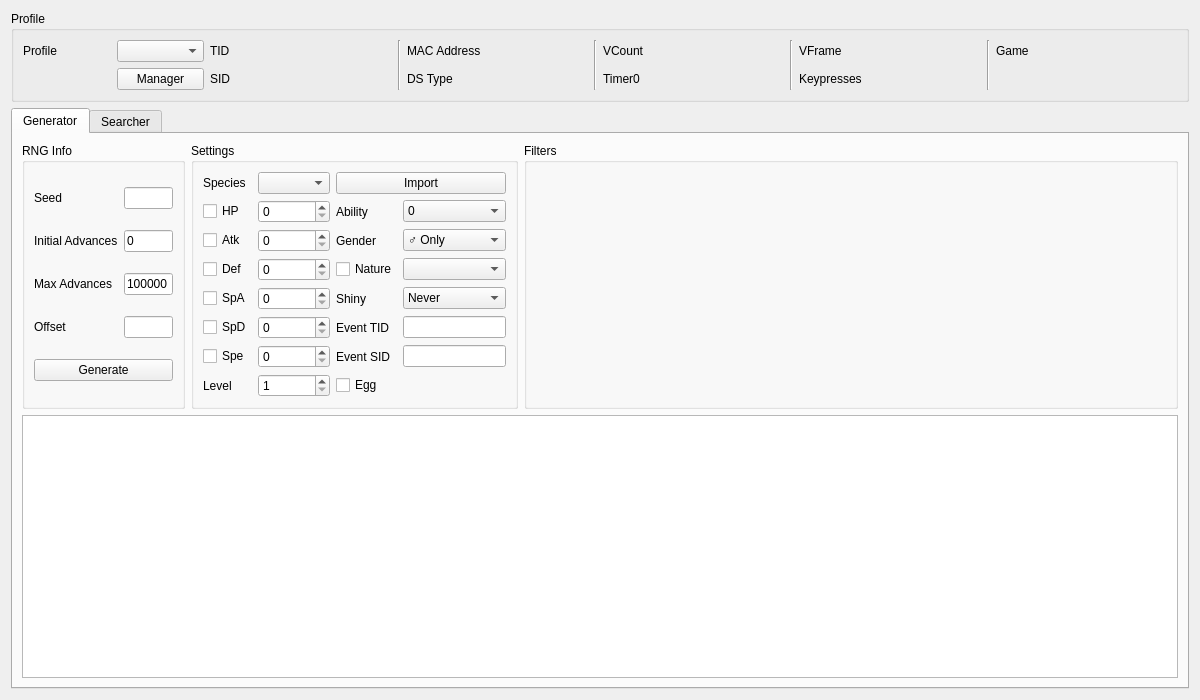
<?xml version="1.0" encoding="UTF-8"?>
<ui version="4.0">
 <class>Event5</class>
 <widget class="QWidget" name="Event5">
  <property name="geometry">
   <rect>
    <x>0</x>
    <y>0</y>
    <width>1200</width>
    <height>700</height>
   </rect>
  </property>
  <property name="windowTitle">
   <string>Gen 5 Event</string>
  </property>
  <layout class="QGridLayout" name="gridLayout_7">
   <item row="0" column="0">
    <widget class="QGroupBox" name="groupBoxProfile">
     <property name="title">
      <string>Profile</string>
     </property>
     <layout class="QGridLayout" name="gridLayout_5">
      <item row="0" column="0">
       <widget class="QLabel" name="labelProfile">
        <property name="text">
         <string>Profile</string>
        </property>
       </widget>
      </item>
      <item row="0" column="1">
       <widget class="QComboBox" name="comboBoxProfiles"/>
      </item>
      <item row="1" column="1">
       <widget class="QPushButton" name="pushButtonProfileManager">
        <property name="text">
         <string>Manager</string>
        </property>
       </widget>
      </item>
      <item row="0" column="2">
       <widget class="QLabel" name="labelProfileTID">
        <property name="text">
         <string>TID</string>
        </property>
       </widget>
      </item>
      <item row="0" column="3">
       <widget class="QLabel" name="labelProfileTIDValue"/>
      </item>
      <item row="1" column="2">
       <widget class="QLabel" name="labelProfileSID">
        <property name="text">
         <string>SID</string>
        </property>
       </widget>
      </item>
      <item row="1" column="3">
       <widget class="QLabel" name="labelProfileSIDValue"/>
      </item>
      <item row="0" column="4" rowspan="2">
       <widget class="Line" name="line_4">
        <property name="orientation">
         <enum>Qt::Orientation::Vertical</enum>
        </property>
       </widget>
      </item>
      <item row="0" column="5">
       <widget class="QLabel" name="labelProfileMACAddress">
        <property name="text">
         <string>MAC Address</string>
        </property>
       </widget>
      </item>
      <item row="0" column="6">
       <widget class="QLabel" name="labelProfileMACAddressValue"/>
      </item>
      <item row="1" column="5">
       <widget class="QLabel" name="labelProfileDSType">
        <property name="text">
         <string>DS Type</string>
        </property>
       </widget>
      </item>
      <item row="1" column="6">
       <widget class="QLabel" name="labelProfileDSTypeValue"/>
      </item>
      <item row="0" column="7" rowspan="2">
       <widget class="Line" name="line_3">
        <property name="orientation">
         <enum>Qt::Orientation::Vertical</enum>
        </property>
       </widget>
      </item>
      <item row="0" column="8">
       <widget class="QLabel" name="labelProfileVCount">
        <property name="text">
         <string>VCount</string>
        </property>
       </widget>
      </item>
      <item row="0" column="9">
       <widget class="QLabel" name="labelProfileVCountValue"/>
      </item>
      <item row="1" column="8">
       <widget class="QLabel" name="labelProfileTimer0">
        <property name="text">
         <string>Timer0</string>
        </property>
       </widget>
      </item>
      <item row="1" column="9">
       <widget class="QLabel" name="labelProfileTimer0Value"/>
      </item>
      <item row="0" column="10" rowspan="2">
       <widget class="Line" name="line_2">
        <property name="orientation">
         <enum>Qt::Orientation::Vertical</enum>
        </property>
       </widget>
      </item>
      <item row="0" column="13" rowspan="2">
       <widget class="Line" name="line">
        <property name="orientation">
         <enum>Qt::Orientation::Vertical</enum>
        </property>
       </widget>
      </item>
      <item row="0" column="11">
       <widget class="QLabel" name="labelProfileVFrame">
        <property name="text">
         <string>VFrame</string>
        </property>
       </widget>
      </item>
      <item row="0" column="12">
       <widget class="QLabel" name="labelProfileVFrameValue"/>
      </item>
      <item row="1" column="11">
       <widget class="QLabel" name="labelProfileKeypresses">
        <property name="text">
         <string>Keypresses</string>
        </property>
       </widget>
      </item>
      <item row="0" column="14">
       <widget class="QLabel" name="labelProfileGame">
        <property name="text">
         <string>Game</string>
        </property>
       </widget>
      </item>
      <item row="1" column="12">
       <widget class="QLabel" name="labelProfileKeypressesValue"/>
      </item>
      <item row="0" column="15">
       <widget class="QLabel" name="labelProfileGameValue"/>
      </item>
     </layout>
    </widget>
   </item>
   <item row="1" column="0">
    <widget class="TabWidget" name="tabRNGSelector">
     <widget class="QWidget" name="tabGenerator">
      <attribute name="title">
       <string>Generator</string>
      </attribute>
      <layout class="QGridLayout" name="gridLayout_12">
       <item row="0" column="0">
        <widget class="QGroupBox" name="groupBoxGeneratorRNGInfo">
         <property name="sizePolicy">
          <sizepolicy hsizetype="Preferred" vsizetype="Preferred">
           <horstretch>1</horstretch>
           <verstretch>0</verstretch>
          </sizepolicy>
         </property>
         <property name="title">
          <string>RNG Info</string>
         </property>
         <layout class="QGridLayout" name="gridLayout_6">
          <item row="0" column="0">
           <widget class="QLabel" name="labelGeneratorSeed">
            <property name="text">
             <string>Seed</string>
            </property>
           </widget>
          </item>
          <item row="0" column="1">
           <widget class="TextBox" name="textBoxGeneratorSeed"/>
          </item>
          <item row="1" column="0">
           <widget class="QLabel" name="labelGeneratorInitialAdvances">
            <property name="text">
             <string>Initial Advances</string>
            </property>
           </widget>
          </item>
          <item row="1" column="1">
           <widget class="TextBox" name="textBoxGeneratorInitialAdvances">
            <property name="text">
             <string notr="true">0</string>
            </property>
           </widget>
          </item>
          <item row="2" column="0">
           <widget class="QLabel" name="labelGeneratorMaxAdvances">
            <property name="text">
             <string>Max Advances</string>
            </property>
           </widget>
          </item>
          <item row="2" column="1">
           <widget class="TextBox" name="textBoxGeneratorMaxAdvances">
            <property name="text">
             <string notr="true">100000</string>
            </property>
           </widget>
          </item>
          <item row="3" column="0">
           <widget class="QLabel" name="labelGeneratorOffset">
            <property name="text">
             <string>Offset</string>
            </property>
           </widget>
          </item>
          <item row="3" column="1">
           <widget class="TextBox" name="textBoxGeneratorOffset"/>
          </item>
          <item row="4" column="0" colspan="2">
           <widget class="QPushButton" name="pushButtonGenerate">
            <property name="text">
             <string>Generate</string>
            </property>
           </widget>
          </item>
         </layout>
        </widget>
       </item>
       <item row="0" column="1">
        <widget class="QGroupBox" name="groupBoxGeneratorSettings">
         <property name="sizePolicy">
          <sizepolicy hsizetype="Preferred" vsizetype="Preferred">
           <horstretch>2</horstretch>
           <verstretch>0</verstretch>
          </sizepolicy>
         </property>
         <property name="title">
          <string>Settings</string>
         </property>
         <layout class="QGridLayout" name="gridLayout_8">
          <item row="0" column="0">
           <widget class="QLabel" name="labelGeneratorSpecies">
            <property name="text">
             <string>Species</string>
            </property>
           </widget>
          </item>
          <item row="0" column="1">
           <widget class="ComboBox" name="comboBoxGeneratorSpecies"/>
          </item>
          <item row="0" column="2" colspan="2">
           <widget class="QPushButton" name="pushButtonGeneratorImport">
            <property name="text">
             <string>Import</string>
            </property>
           </widget>
          </item>
          <item row="1" column="0">
           <widget class="QCheckBox" name="checkBoxGeneratorHP">
            <property name="text">
             <string>HP</string>
            </property>
           </widget>
          </item>
          <item row="1" column="1">
           <widget class="QSpinBox" name="spinBoxGeneratorHP">
            <property name="maximum">
             <number>31</number>
            </property>
           </widget>
          </item>
          <item row="2" column="0">
           <widget class="QCheckBox" name="checkBoxGeneratorAtk">
            <property name="text">
             <string>Atk</string>
            </property>
           </widget>
          </item>
          <item row="2" column="1">
           <widget class="QSpinBox" name="spinBoxGeneratorAtk">
            <property name="maximum">
             <number>31</number>
            </property>
           </widget>
          </item>
          <item row="3" column="0">
           <widget class="QCheckBox" name="checkBoxGeneratorDef">
            <property name="text">
             <string>Def</string>
            </property>
           </widget>
          </item>
          <item row="3" column="1">
           <widget class="QSpinBox" name="spinBoxGeneratorDef">
            <property name="maximum">
             <number>31</number>
            </property>
           </widget>
          </item>
          <item row="4" column="0">
           <widget class="QCheckBox" name="checkBoxGeneratorSpA">
            <property name="text">
             <string>SpA</string>
            </property>
           </widget>
          </item>
          <item row="4" column="1">
           <widget class="QSpinBox" name="spinBoxGeneratorSpA">
            <property name="maximum">
             <number>31</number>
            </property>
           </widget>
          </item>
          <item row="5" column="0">
           <widget class="QCheckBox" name="checkBoxGeneratorSpD">
            <property name="text">
             <string>SpD</string>
            </property>
           </widget>
          </item>
          <item row="5" column="1">
           <widget class="QSpinBox" name="spinBoxGeneratorSpD">
            <property name="maximum">
             <number>31</number>
            </property>
           </widget>
          </item>
          <item row="6" column="0">
           <widget class="QCheckBox" name="checkBoxGeneratorSpe">
            <property name="text">
             <string>Spe</string>
            </property>
           </widget>
          </item>
          <item row="6" column="1">
           <widget class="QSpinBox" name="spinBoxGeneratorSpe">
            <property name="maximum">
             <number>31</number>
            </property>
           </widget>
          </item>
          <item row="7" column="0">
           <widget class="QLabel" name="labelGeneratorLevel">
            <property name="text">
             <string>Level</string>
            </property>
           </widget>
          </item>
          <item row="7" column="1">
           <widget class="QSpinBox" name="spinBoxGeneratorLevel">
            <property name="minimum">
             <number>1</number>
            </property>
            <property name="maximum">
             <number>100</number>
            </property>
           </widget>
          </item>
          <item row="1" column="2">
           <widget class="QLabel" name="labelGeneratorAbility">
            <property name="text">
             <string>Ability</string>
            </property>
           </widget>
          </item>
          <item row="1" column="3">
           <widget class="QComboBox" name="comboBoxGeneratorAbility">
            <item>
             <property name="text">
              <string notr="true">0</string>
             </property>
            </item>
            <item>
             <property name="text">
              <string notr="true">1</string>
             </property>
            </item>
            <item>
             <property name="text">
              <string notr="true">H</string>
             </property>
            </item>
            <item>
             <property name="text">
              <string notr="true">0/1</string>
             </property>
            </item>
           </widget>
          </item>
          <item row="2" column="2">
           <widget class="QLabel" name="labelGeneratorGender">
            <property name="text">
             <string>Gender</string>
            </property>
           </widget>
          </item>
          <item row="2" column="3">
           <widget class="QComboBox" name="comboBoxGeneratorGender">
            <item>
             <property name="text">
              <string>♂ Only</string>
             </property>
            </item>
            <item>
             <property name="text">
              <string>♀ Only</string>
             </property>
            </item>
            <item>
             <property name="text">
              <string>Random</string>
             </property>
            </item>
           </widget>
          </item>
          <item row="3" column="2">
           <widget class="QCheckBox" name="checkBoxGeneratorNature">
            <property name="text">
             <string>Nature</string>
            </property>
           </widget>
          </item>
          <item row="3" column="3">
           <widget class="ComboBoxProxy" name="comboBoxGeneratorNature"/>
          </item>
          <item row="4" column="2">
           <widget class="QLabel" name="labelGeneratorShiny">
            <property name="text">
             <string>Shiny</string>
            </property>
           </widget>
          </item>
          <item row="4" column="3">
           <widget class="ComboBox" name="comboBoxGeneratorShiny">
            <item>
             <property name="text">
              <string>Never</string>
             </property>
            </item>
            <item>
             <property name="text">
              <string>Random</string>
             </property>
            </item>
            <item>
             <property name="text">
              <string>Always</string>
             </property>
            </item>
           </widget>
          </item>
          <item row="5" column="2">
           <widget class="QLabel" name="labelGeneratorEventTID">
            <property name="text">
             <string>Event TID</string>
            </property>
           </widget>
          </item>
          <item row="5" column="3">
           <widget class="TextBox" name="textBoxGeneratorEventTID"/>
          </item>
          <item row="6" column="2">
           <widget class="QLabel" name="labelGeneratorEventSID">
            <property name="text">
             <string>Event SID</string>
            </property>
           </widget>
          </item>
          <item row="6" column="3">
           <widget class="TextBox" name="textBoxGeneratorEventSID"/>
          </item>
          <item row="7" column="2" colspan="2">
           <widget class="QCheckBox" name="checkBoxGeneratorEgg">
            <property name="text">
             <string>Egg</string>
            </property>
           </widget>
          </item>
         </layout>
        </widget>
       </item>
       <item row="0" column="2">
        <widget class="QGroupBox" name="groupBoxGeneratorFilters">
         <property name="sizePolicy">
          <sizepolicy hsizetype="Preferred" vsizetype="Preferred">
           <horstretch>4</horstretch>
           <verstretch>0</verstretch>
          </sizepolicy>
         </property>
         <property name="title">
          <string>Filters</string>
         </property>
         <layout class="QGridLayout" name="gridLayout">
          <item row="0" column="0" rowspan="2">
           <widget class="Filter" name="filterGenerator" native="true"/>
          </item>
         </layout>
        </widget>
       </item>
       <item row="1" column="0" colspan="3">
        <widget class="TableView" name="tableViewGenerator"/>
       </item>
      </layout>
     </widget>
     <widget class="QWidget" name="tabSearcher">
      <attribute name="title">
       <string>Searcher</string>
      </attribute>
      <layout class="QGridLayout" name="gridLayout_3">
       <item row="0" column="0">
        <widget class="QGroupBox" name="groupBoxSearcherRNGInfo">
         <property name="sizePolicy">
          <sizepolicy hsizetype="Preferred" vsizetype="Preferred">
           <horstretch>1</horstretch>
           <verstretch>0</verstretch>
          </sizepolicy>
         </property>
         <property name="title">
          <string>RNG Info</string>
         </property>
         <layout class="QGridLayout" name="gridLayout_2">
          <item row="0" column="0">
           <widget class="QLabel" name="labelSearcherInitialAdvances">
            <property name="text">
             <string>Initial Advances</string>
            </property>
           </widget>
          </item>
          <item row="0" column="1">
           <widget class="TextBox" name="textBoxSearcherInitialAdvances">
            <property name="text">
             <string notr="true">0</string>
            </property>
           </widget>
          </item>
          <item row="1" column="0">
           <widget class="QLabel" name="labelSearcherMaxAdvances">
            <property name="text">
             <string>Max Advances</string>
            </property>
           </widget>
          </item>
          <item row="1" column="1">
           <widget class="TextBox" name="textBoxSearcherMaxAdvances">
            <property name="text">
             <string notr="true">100</string>
            </property>
           </widget>
          </item>
          <item row="2" column="0">
           <widget class="QLabel" name="labelSearcherStartDate">
            <property name="text">
             <string>Start Date</string>
            </property>
           </widget>
          </item>
          <item row="2" column="1">
           <widget class="DateEdit" name="dateEditSearcherStartDate"/>
          </item>
          <item row="3" column="0">
           <widget class="QLabel" name="labelSearcherEndDate">
            <property name="text">
             <string>End Date</string>
            </property>
           </widget>
          </item>
          <item row="3" column="1">
           <widget class="DateEdit" name="dateEditSearcherEndDate"/>
          </item>
          <item row="4" column="0" colspan="2">
           <layout class="QHBoxLayout" name="horizontalLayout">
            <item>
             <widget class="QPushButton" name="pushButtonSearch">
              <property name="text">
               <string>Search</string>
              </property>
             </widget>
            </item>
            <item>
             <widget class="QPushButton" name="pushButtonCancel">
              <property name="enabled">
               <bool>false</bool>
              </property>
              <property name="text">
               <string>Cancel</string>
              </property>
             </widget>
            </item>
           </layout>
          </item>
         </layout>
        </widget>
       </item>
       <item row="0" column="1">
        <widget class="QGroupBox" name="groupBoxSearcherSettings">
         <property name="sizePolicy">
          <sizepolicy hsizetype="Preferred" vsizetype="Preferred">
           <horstretch>2</horstretch>
           <verstretch>0</verstretch>
          </sizepolicy>
         </property>
         <property name="title">
          <string>Settings</string>
         </property>
         <layout class="QGridLayout" name="gridLayout_9">
          <item row="0" column="0">
           <widget class="QLabel" name="labelSearcherSpecies">
            <property name="text">
             <string>Species</string>
            </property>
           </widget>
          </item>
          <item row="0" column="1">
           <widget class="ComboBox" name="comboBoxSearcherSpecies"/>
          </item>
          <item row="0" column="2" colspan="2">
           <widget class="QPushButton" name="pushButtonSearcherImport">
            <property name="text">
             <string>Import</string>
            </property>
           </widget>
          </item>
          <item row="1" column="0">
           <widget class="QCheckBox" name="checkBoxSearcherHP">
            <property name="text">
             <string>HP</string>
            </property>
           </widget>
          </item>
          <item row="1" column="1">
           <widget class="QSpinBox" name="spinBoxSearcherHP">
            <property name="maximum">
             <number>31</number>
            </property>
           </widget>
          </item>
          <item row="2" column="0">
           <widget class="QCheckBox" name="checkBoxSearcherAtk">
            <property name="text">
             <string>Atk</string>
            </property>
           </widget>
          </item>
          <item row="2" column="1">
           <widget class="QSpinBox" name="spinBoxSearcherAtk">
            <property name="maximum">
             <number>31</number>
            </property>
           </widget>
          </item>
          <item row="3" column="0">
           <widget class="QCheckBox" name="checkBoxSearcherDef">
            <property name="text">
             <string>Def</string>
            </property>
           </widget>
          </item>
          <item row="3" column="1">
           <widget class="QSpinBox" name="spinBoxSearcherDef">
            <property name="maximum">
             <number>31</number>
            </property>
           </widget>
          </item>
          <item row="4" column="0">
           <widget class="QCheckBox" name="checkBoxSearcherSpA">
            <property name="text">
             <string>SpA</string>
            </property>
           </widget>
          </item>
          <item row="4" column="1">
           <widget class="QSpinBox" name="spinBoxSearcherSpA">
            <property name="maximum">
             <number>31</number>
            </property>
           </widget>
          </item>
          <item row="5" column="0">
           <widget class="QCheckBox" name="checkBoxSearcherSpD">
            <property name="text">
             <string>SpD</string>
            </property>
           </widget>
          </item>
          <item row="5" column="1">
           <widget class="QSpinBox" name="spinBoxSearcherSpD">
            <property name="maximum">
             <number>31</number>
            </property>
           </widget>
          </item>
          <item row="6" column="0">
           <widget class="QCheckBox" name="checkBoxSearcherSpe">
            <property name="text">
             <string>Spe</string>
            </property>
           </widget>
          </item>
          <item row="6" column="1">
           <widget class="QSpinBox" name="spinBoxSearcherSpe">
            <property name="maximum">
             <number>31</number>
            </property>
           </widget>
          </item>
          <item row="7" column="0">
           <widget class="QLabel" name="labelSearcherLevel">
            <property name="text">
             <string>Level</string>
            </property>
           </widget>
          </item>
          <item row="7" column="1">
           <widget class="QSpinBox" name="spinBoxSearcherLevel">
            <property name="minimum">
             <number>1</number>
            </property>
            <property name="maximum">
             <number>100</number>
            </property>
           </widget>
          </item>
          <item row="1" column="2">
           <widget class="QLabel" name="labelSearcherAbility">
            <property name="text">
             <string>Ability</string>
            </property>
           </widget>
          </item>
          <item row="1" column="3">
           <widget class="QComboBox" name="comboBoxSearcherAbility">
            <item>
             <property name="text">
              <string notr="true">0</string>
             </property>
            </item>
            <item>
             <property name="text">
              <string notr="true">1</string>
             </property>
            </item>
            <item>
             <property name="text">
              <string notr="true">H</string>
             </property>
            </item>
            <item>
             <property name="text">
              <string notr="true">0/1</string>
             </property>
            </item>
           </widget>
          </item>
          <item row="2" column="2">
           <widget class="QLabel" name="labelSearcherGender">
            <property name="text">
             <string>Gender</string>
            </property>
           </widget>
          </item>
          <item row="2" column="3">
           <widget class="QComboBox" name="comboBoxSearcherGender">
            <item>
             <property name="text">
              <string>♂ Only</string>
             </property>
            </item>
            <item>
             <property name="text">
              <string>♀ Only</string>
             </property>
            </item>
            <item>
             <property name="text">
              <string>Random</string>
             </property>
            </item>
           </widget>
          </item>
          <item row="3" column="2">
           <widget class="QCheckBox" name="checkBoxSearcherNature">
            <property name="text">
             <string>Nature</string>
            </property>
           </widget>
          </item>
          <item row="3" column="3">
           <widget class="ComboBoxProxy" name="comboBoxSearcherNature"/>
          </item>
          <item row="4" column="2">
           <widget class="QLabel" name="labelSearcherShiny">
            <property name="text">
             <string>Shiny</string>
            </property>
           </widget>
          </item>
          <item row="4" column="3">
           <widget class="ComboBox" name="comboBoxSearcherShiny">
            <item>
             <property name="text">
              <string>Never</string>
             </property>
            </item>
            <item>
             <property name="text">
              <string>Random</string>
             </property>
            </item>
            <item>
             <property name="text">
              <string>Always</string>
             </property>
            </item>
           </widget>
          </item>
          <item row="5" column="2">
           <widget class="QLabel" name="labelSearcherEventTID">
            <property name="text">
             <string>Event TID</string>
            </property>
           </widget>
          </item>
          <item row="5" column="3">
           <widget class="TextBox" name="textBoxSearcherEventTID"/>
          </item>
          <item row="6" column="2">
           <widget class="QLabel" name="labelSearcherEventSID">
            <property name="text">
             <string>Event SID</string>
            </property>
           </widget>
          </item>
          <item row="6" column="3">
           <widget class="TextBox" name="textBoxSearcherEventSID"/>
          </item>
          <item row="7" column="2" colspan="2">
           <widget class="QCheckBox" name="checkBoxSearcherEgg">
            <property name="text">
             <string>Egg</string>
            </property>
           </widget>
          </item>
         </layout>
        </widget>
       </item>
       <item row="0" column="2">
        <widget class="QGroupBox" name="groupBoxSearcherFilters">
         <property name="sizePolicy">
          <sizepolicy hsizetype="Preferred" vsizetype="Preferred">
           <horstretch>4</horstretch>
           <verstretch>0</verstretch>
          </sizepolicy>
         </property>
         <property name="title">
          <string>Filters</string>
         </property>
         <layout class="QGridLayout" name="gridLayout_4">
          <item row="0" column="0" rowspan="2">
           <widget class="Filter" name="filterSearcher" native="true"/>
          </item>
         </layout>
        </widget>
       </item>
       <item row="1" column="0" colspan="3">
        <widget class="QProgressBar" name="progressBar"/>
       </item>
       <item row="2" column="0" colspan="3">
        <widget class="TableView" name="tableViewSearcher">
         <property name="sortingEnabled">
          <bool>true</bool>
         </property>
        </widget>
       </item>
      </layout>
     </widget>
    </widget>
   </item>
  </layout>
 </widget>
 <customwidgets>
  <customwidget>
   <class>TextBox</class>
   <extends>QLineEdit</extends>
   <header>Form/Controls/TextBox.hpp</header>
  </customwidget>
  <customwidget>
   <class>ComboBox</class>
   <extends>QComboBox</extends>
   <header>Form/Controls/ComboBox.hpp</header>
  </customwidget>
  <customwidget>
   <class>TableView</class>
   <extends>QTableView</extends>
   <header>Form/Controls/TableView.hpp</header>
  </customwidget>
  <customwidget>
   <class>Filter</class>
   <extends>QWidget</extends>
   <header>Form/Controls/Filter.hpp</header>
   <container>1</container>
  </customwidget>
  <customwidget>
   <class>TabWidget</class>
   <extends>QTabWidget</extends>
   <header>Form/Controls/TabWidget.hpp</header>
   <container>1</container>
  </customwidget>
  <customwidget>
   <class>DateEdit</class>
   <extends>QDateEdit</extends>
   <header>Form/Controls/DateEdit.hpp</header>
  </customwidget>
  <customwidget>
   <class>ComboBoxProxy</class>
   <extends>QComboBox</extends>
   <header>Form/Controls/ComboBoxProxy.hpp</header>
  </customwidget>
 </customwidgets>
 <tabstops>
  <tabstop>comboBoxProfiles</tabstop>
  <tabstop>pushButtonProfileManager</tabstop>
  <tabstop>tabRNGSelector</tabstop>
  <tabstop>textBoxGeneratorSeed</tabstop>
  <tabstop>textBoxGeneratorInitialAdvances</tabstop>
  <tabstop>textBoxGeneratorMaxAdvances</tabstop>
  <tabstop>textBoxGeneratorOffset</tabstop>
  <tabstop>pushButtonGenerate</tabstop>
  <tabstop>comboBoxGeneratorSpecies</tabstop>
  <tabstop>pushButtonGeneratorImport</tabstop>
  <tabstop>checkBoxGeneratorHP</tabstop>
  <tabstop>spinBoxGeneratorHP</tabstop>
  <tabstop>checkBoxGeneratorAtk</tabstop>
  <tabstop>spinBoxGeneratorAtk</tabstop>
  <tabstop>checkBoxGeneratorDef</tabstop>
  <tabstop>spinBoxGeneratorDef</tabstop>
  <tabstop>checkBoxGeneratorSpA</tabstop>
  <tabstop>spinBoxGeneratorSpA</tabstop>
  <tabstop>checkBoxGeneratorSpD</tabstop>
  <tabstop>spinBoxGeneratorSpD</tabstop>
  <tabstop>checkBoxGeneratorSpe</tabstop>
  <tabstop>spinBoxGeneratorSpe</tabstop>
  <tabstop>spinBoxGeneratorLevel</tabstop>
  <tabstop>comboBoxGeneratorAbility</tabstop>
  <tabstop>comboBoxGeneratorGender</tabstop>
  <tabstop>checkBoxGeneratorNature</tabstop>
  <tabstop>comboBoxGeneratorNature</tabstop>
  <tabstop>comboBoxGeneratorShiny</tabstop>
  <tabstop>textBoxGeneratorEventTID</tabstop>
  <tabstop>textBoxGeneratorEventSID</tabstop>
  <tabstop>checkBoxGeneratorEgg</tabstop>
  <tabstop>tableViewGenerator</tabstop>
  <tabstop>textBoxSearcherMaxAdvances</tabstop>
  <tabstop>dateEditSearcherStartDate</tabstop>
  <tabstop>dateEditSearcherEndDate</tabstop>
  <tabstop>pushButtonSearch</tabstop>
  <tabstop>pushButtonCancel</tabstop>
  <tabstop>comboBoxSearcherSpecies</tabstop>
  <tabstop>pushButtonSearcherImport</tabstop>
  <tabstop>checkBoxSearcherHP</tabstop>
  <tabstop>spinBoxSearcherHP</tabstop>
  <tabstop>checkBoxSearcherAtk</tabstop>
  <tabstop>spinBoxSearcherAtk</tabstop>
  <tabstop>checkBoxSearcherDef</tabstop>
  <tabstop>spinBoxSearcherDef</tabstop>
  <tabstop>checkBoxSearcherSpA</tabstop>
  <tabstop>spinBoxSearcherSpA</tabstop>
  <tabstop>checkBoxSearcherSpD</tabstop>
  <tabstop>spinBoxSearcherSpD</tabstop>
  <tabstop>checkBoxSearcherSpe</tabstop>
  <tabstop>spinBoxSearcherSpe</tabstop>
  <tabstop>spinBoxSearcherLevel</tabstop>
  <tabstop>comboBoxSearcherAbility</tabstop>
  <tabstop>comboBoxSearcherGender</tabstop>
  <tabstop>checkBoxSearcherNature</tabstop>
  <tabstop>comboBoxSearcherNature</tabstop>
  <tabstop>comboBoxSearcherShiny</tabstop>
  <tabstop>textBoxSearcherEventTID</tabstop>
  <tabstop>textBoxSearcherEventSID</tabstop>
  <tabstop>checkBoxSearcherEgg</tabstop>
  <tabstop>tableViewSearcher</tabstop>
 </tabstops>
 <resources/>
 <connections/>
</ui>
